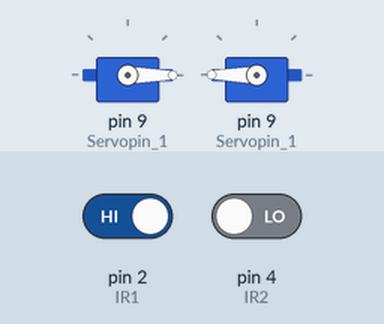
A sketch run on a simulated Arduino Uno, built with avr-gcc and run on an emulated ATmega328P. On the bench: 2 × servo. Inputs (shaded band) come from the test bench; at power-on: pin 2 (IR1) HIGH, pin 4 (IR2) LOW. What the sketch prints to the serial monitor is not drawn.

Above: at 1.8 s.
1.9 s: pin 2 (IR1) driven LOW
At 2.4 s:
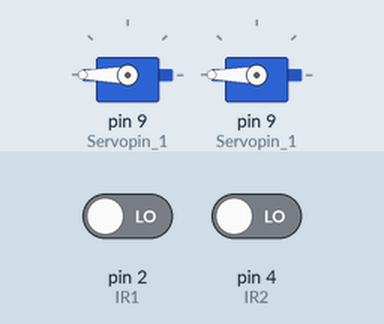
4.9 s: pin 2 (IR1) driven HIGH
At 6.1 s:
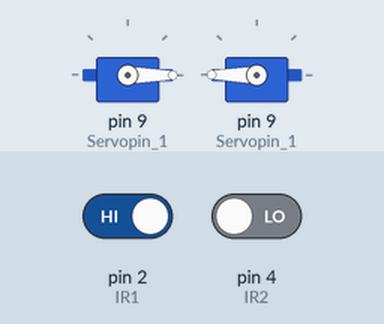
Timing chart, 0 to 7.9 s (numbered marks = the images above; inputs shaded):
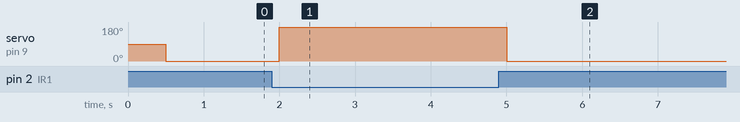

The sketch:

Feeder_Prototype.ino
```cpp
#include <Servo.h>
#define Servopin_1 9
#define Servopin_2 6
#define IR1 2
#define IR2 4


Servo Servo1;
Servo Servo2;
int servoAngle = 0;


void setup()
{
 Serial.begin(9600);
 Servo1.attach(Servopin_1);
 Servo2.attach(Servopin_1);
 pinMode (IR1, INPUT);
 pinMode (IR2, INPUT);
}

void loop()
{
  if (digitalRead(IR1)== LOW){
    Servo1.write(180);
    Serial.print("Rotate 1");
    delay(500);
  Servo1.write(0);
  }

 else if (digitalRead(IR2)==LOW){
    Servo2.write(180);
    Serial.print("Rotate 2");
    delay(500);
  Servo1.write(0);
  }

}
```

Measured:
- after the input at 1.9 s, servo on pin 9 (Servopin_1): 0° → 180° after 0.10 s
- after the input at 4.9 s, servo on pin 9 (Servopin_1): 180° → 0° after 0.10 s
